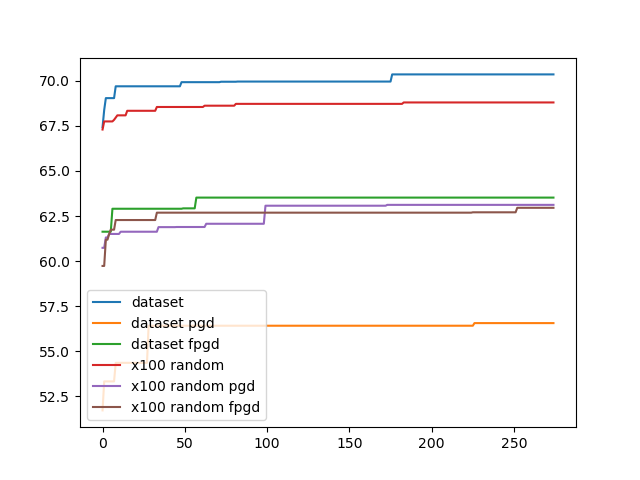

Write the Python code that produced this figure.
import os
os.environ["CUDA_VISIBLE_DEVICES"] = "0"
os.environ["TF_FORCE_GPU_ALLOW_GROWTH"] = "true"
os.environ['TF_CPP_MIN_LOG_LEVEL'] = '3'  # or any {'0', '1', '2'}

import numpy as np
import tensorflow as tf
import imageio
import matplotlib.pyplot as plt

from tensorflow.keras.layers import Dense, Flatten, Conv2D
from tensorflow.keras import Model
from tensorflow.keras.models import model_from_json
from ITNE_CROWN.itnecrown_NeurNet import NeurNet

def load_model(fname='2c2d_reg_1e_2_0'):
    netname = 'model_mnist_'+fname
    json_filename = '../data/model/' + netname + '.json'
    json_file = open(json_filename, 'r')
    loaded_model_json = json_file.read()
    json_file.close()
    dnn_model = model_from_json(loaded_model_json)
    # load weights into new model
    dnn_model.load_weights('../data/model/' + netname + '.h5')
    return dnn_model

def build_dataset():
    mnist = tf.keras.datasets.mnist

    (x_train, y_train), (x_test, y_test) = mnist.load_data()
    x_train, x_test = x_train / 255.0, x_test / 255.0
    # y_train, y_test = y_train % 2, y_test % 2

    # Add a channels dimension
    x_train = x_train[..., tf.newaxis].astype("float32")
    x_test = x_test[..., tf.newaxis].astype("float32")

    train_ds = tf.data.Dataset.from_tensor_slices(
        # (x_train, y_train)).batch(128)
        (x_train, y_train)).shuffle(10000).batch(256)

    test_ds = tf.data.Dataset.from_tensor_slices((x_test, y_test)).batch(256)
    return train_ds, test_ds

class histogram:
    def __init__(self, offset, width, n_bins, threshold=None) -> None:
        self.offset = offset
        self.width = width
        self.n_bins = n_bins
        self.n = 0
        self.hist = np.zeros(n_bins)
        self.below = 0
        self.above = 0
        self.max_val = -np.inf
        self.threshold = threshold
        self.large_grad_samples = []

    def update(self, vars: np.ndarray, samples):
        vars = vars.flatten()
        idxs = np.floor((vars - self.offset) / self.width).astype(int)
        # for i, v in zip(idxs, vars):
        for j in range(len(vars)):
            i = idxs[j]
            v = vars[j]
            if i < 0:
                self.below += 1
            elif i >= self.n_bins:
                self.above += 1
            else:
                self.hist[i] += 1
            self.n += 1
            self.max_val = max(self.max_val, v)
            if self.threshold is not None and v > self.threshold:
                self.large_grad_samples.append(samples[j])

    @property
    def max(self):
        return self.max_val

    @property
    def below_percentage(self):
        return self.below/self.n

    @property
    def above_percentage(self):
        return self.above/self.n

    def percentage_over(self, bound):
        return self.over(bound) / self.n
    
    def over(self, bound):
        res = 0
        for i in range(int((bound - self.offset)//self.width), self.n_bins):
            res += self.hist[i]
        res += self.above
        return res

    def plot(self, label):
        xs = self.offset + self.width/2 + self.width * np.arange(self.n_bins)
        probs = self.hist / (self.n * self.width)
        plt.plot(xs, probs, label=label)

    def globRobust_violate_rate(self, itne_nn: NeurNet):
        count = 0
        eps = 2/255
        diff_lb = diff_ub = None
        max_gr_grad = 0
        for sample in self.large_grad_samples:
            sample = sample.numpy()
            
            input_lb = np.clip(sample - 2*eps, 0.0, 1.0)
            input_ub = np.clip(sample + 2*eps, 0.0, 1.0)
            if diff_lb is None:
                diff_lb = -eps * np.ones_like(input_lb)
                diff_ub = eps * np.ones_like(input_lb)

            itne_nn.setupBounds(input_lb, input_ub, diff_lb, diff_ub)
            _, _, dlb, dub, _, _, _, _ = itne_nn.bound_backward()
            dlb, dub = dlb.numpy(), dub.numpy()
            gr_grads = np.abs(np.concatenate((dlb, dub))) / eps
            max_gr_grad = max(max_gr_grad, max(gr_grads))
            if (gr_grads > self.threshold).any():
                count += 1
            print('>', end='', flush=True)
        print('max output variation / delta =', max_gr_grad)
        return count / len(self.large_grad_samples)


def random_sample(model, train_ds, test_ds, input_lb, input_ub, 
                  data_from='dataset', 
                  grad_type='gradient', 
                  random_multiplier=100, 
                  threshold=None,
                  fairness_index=-1 # feature index to evaluate fairness (for multi-dim feature map, this is the index after flatten.)
                  ):

    print('mnist sample:', data_from, grad_type)

    input_diff = input_ub - input_lb

    def get_gradient(images):
        if fairness_index < 0:
            return get_jacobian(images)
        else:
            return get_fairness_jacobian(images)

    @tf.function
    def get_jacobian(images):
        with tf.GradientTape() as tape:
            tape.watch(images)
            predictions = model(images)

        # Get the gradients of the loss w.r.t to the input image.
        jacobian = tape.batch_jacobian(predictions, images)
        shape = [i for i in jacobian.shape[:2]] + [-1]
        jacobian = tf.reshape(jacobian, shape)
        return tf.norm(jacobian, ord=np.inf, axis=[-2,-1])

    @tf.function
    def get_fairness_jacobian(images):
        with tf.GradientTape() as tape:
            tape.watch(images)
            predictions = model(images)

        # Get the gradients of the loss w.r.t to the input image.
        jacobian = tape.batch_jacobian(predictions, images)
        shape = [i for i in jacobian.shape[:2]] + [-1]
        jacobian = tf.reshape(jacobian, shape)
        return tf.norm(jacobian[:, :, fairness_index], ord=np.inf, axis=-1)

    @tf.function
    def free_pgd(images, eps):
        delta = (tf.random.uniform(images.shape) - 0.5) * 2 * eps

        rate = 1e-1
        steps = 200
        for i in range(steps):
            with tf.GradientTape() as tape:
                tape.watch(images)
                tape.watch(delta)
                diff = model(images + delta) - model(images)
                loss = tf.reduce_mean(tf.abs(diff))

            # Get the gradients of the loss w.r.t to the input image.
            grad, delta_grad = tape.gradient(loss, [images, delta])
            signed_grad = tf.sign(grad)
            images = images + rate * eps * signed_grad * 0.2
            images = tf.clip_by_value(images, 0, 1)
            signed_grad = tf.sign(delta_grad)
            delta = delta + rate * eps * signed_grad
            delta = tf.clip_by_value(delta, -eps, eps)
        diff = model(images + delta) - model(images)
        return tf.norm(diff, ord=np.inf, axis=-1) / eps

    @tf.function
    def pgd(images, eps):
        delta = (tf.random.uniform(images.shape) - 0.5) * 2 * eps

        rate = 1e-1
        steps = 50
        for i in range(steps):
            with tf.GradientTape() as tape:
                tape.watch(delta)
                diff = model(images + delta) - model(images)
                loss = tf.reduce_mean(tf.abs(diff))

            # Get the gradients of the loss w.r.t to the input image.
            delta_grad = tape.gradient(loss, delta)
            signed_grad = tf.sign(delta_grad)
            delta = delta + rate * eps * signed_grad
            delta = tf.clip_by_value(delta, -eps, eps)
        diff = model(images + delta) - model(images)
        return tf.norm(diff, ord=np.inf, axis=-1) / eps

    hist = histogram(50, 0.1, 200, threshold)
    max_grads = []

    for train_images, _ in train_ds:
        if data_from == 'dataset':
            if grad_type == 'gradient':
                grad = get_gradient(train_images)
            elif grad_type == 'pgd':
                grad = pgd(train_images, 2/255)
            else:   # free PGD
                grad = free_pgd(train_images, 2/255)
            hist.update(grad.numpy(), train_images)
        else:   # random
            for _ in range(random_multiplier):
                random_images = input_diff * tf.random.uniform(train_images.shape) + input_lb
                if grad_type == 'gradient':
                    grad = get_gradient(random_images)
                elif grad_type == 'pgd':
                    grad = pgd(random_images, 2/255)
                else:   # free PGD
                    grad = free_pgd(random_images, 2/255)
                hist.update(grad.numpy(), random_images)

        print('.', end='', flush=True)
        max_grads.append(hist.max)

    for test_images, _ in test_ds:
        if data_from == 'dataset':
            if grad_type == 'gradient':
                grad = get_gradient(test_images)
            elif grad_type == 'pgd':
                grad = pgd(test_images, 2/255)
            else:   # free PGD
                grad = free_pgd(test_images, 2/255)
            hist.update(grad.numpy(), test_images)
        else:   # random
            for _ in range(random_multiplier):
                random_images = input_diff * tf.random.uniform(test_images.shape) + input_lb
                if grad_type == 'gradient':
                    grad = get_gradient(random_images)
                elif grad_type == 'pgd':
                    grad = pgd(random_images, 2/255)
                else:   # free PGD
                    grad = free_pgd(random_images, 2/255)
                hist.update(grad.numpy(), random_images)

        print('.', end='', flush=True)
        max_grads.append(hist.max)

    print()
    return hist, max_grads

def comparison(model, random_multiplier=100):
    train_ds, test_ds = build_dataset()
    input_lb = imageio.imread("../data/mnist_lb.png") / 255.0
    input_ub = imageio.imread("../data/mnist_ub.png") / 255.0
    input_lb = input_lb[..., tf.newaxis].astype("float32")
    input_ub = input_ub[..., tf.newaxis].astype("float32")
    hist_ds, max_ds_grads = random_sample(model, train_ds, test_ds, input_lb, input_ub, data_from='dataset', grad_type='gradient')
    hist_ds_pgd, max_ds_pgd_grads = random_sample(model, train_ds, test_ds, input_lb, input_ub, data_from='dataset', grad_type='pgd')
    hist_ds_fpgd, max_ds_fpgd_grads = random_sample(model, train_ds, test_ds, input_lb, input_ub, data_from='dataset', grad_type='fpgd')
    hist_rd, max_rd_grads = random_sample(
        model, train_ds, test_ds, input_lb, input_ub, data_from='random', grad_type='gradient', random_multiplier=random_multiplier)
    hist_rd_pgd, max_rd_pgd_grads = random_sample(
        model, train_ds, test_ds, input_lb, input_ub, data_from='random', grad_type='pgd', random_multiplier=random_multiplier)
    hist_rd_fpgd, max_rd_fpgd_grads = random_sample(
        model, train_ds, test_ds, input_lb, input_ub, data_from='random', grad_type='fpgd', random_multiplier=random_multiplier)
    print(hist_ds.max, hist_ds_pgd.max, hist_ds_fpgd.max, hist_rd.max, hist_rd_pgd.max, hist_rd_fpgd.max)
    print("Over 65:", hist_ds.over(65), hist_ds_pgd.over(65), hist_ds_fpgd.over(65), hist_rd.over(65), hist_rd_pgd.over(65), hist_rd_fpgd.over(65))
    print("Over 67:", hist_ds.over(67), hist_ds_pgd.over(67), hist_ds_fpgd.over(67), hist_rd.over(67), hist_rd_pgd.over(67), hist_rd_fpgd.over(67))
    print("Over 69:", hist_ds.over(69), hist_ds_pgd.over(69), hist_ds_fpgd.over(69), hist_rd.over(69), hist_rd_pgd.over(69), hist_rd_fpgd.over(69))

    plt.figure()
    plt.plot(max_ds_grads, label='dataset')
    plt.plot(max_rd_grads, label=f'x{random_multiplier} random')
    plt.plot(max_ds_pgd_grads, label='dataset pgd')
    plt.plot(max_ds_fpgd_grads, label='dataset fpgd')
    plt.plot(max_rd_pgd_grads, label=f'x{random_multiplier} random pgd')
    plt.plot(max_rd_fpgd_grads, label=f'x{random_multiplier} random fpgd')
    plt.legend()
    plt.savefig(f'mnist_sample_x{random_multiplier}.png')

    plt.figure()
    hist_ds.plot('dataset')
    hist_rd.plot(f'x{random_multiplier} random')
    hist_ds_pgd.plot('dataset pgd')
    hist_ds_fpgd.plot('dataset fpgd')
    hist_rd_pgd.plot(f'x{random_multiplier} random pgd')
    hist_rd_fpgd.plot(f'x{random_multiplier} random fpgd')
    plt.legend()
    plt.savefig(f'mnist_sample_x{random_multiplier}_probs.png')

def globRobust_violation_rate(model, desire_grad=65, random_multiplier=100):
    train_ds, test_ds = build_dataset()
    input_lb = imageio.imread("../data/mnist_lb.png") / 255.0
    input_ub = imageio.imread("../data/mnist_ub.png") / 255.0
    input_lb = input_lb[..., tf.newaxis].astype("float32")
    input_ub = input_ub[..., tf.newaxis].astype("float32")
    test_NN = NeurNet(model.name, alpha=True)
    test_NN.setupNNfromTFmodel(model)
    hist_ds, _ = random_sample(model, train_ds, test_ds, input_lb, input_ub, data_from='dataset', grad_type='gradient', threshold=desire_grad)
    print(hist_ds.globRobust_violate_rate(test_NN))
    # hist_rd, _ = random_sample(model, train_ds, test_ds, input_lb, input_ub, data_from='random', grad_type='gradient', threshold=desire_grad)

def test_fairness_index(model):
    train_ds, test_ds = build_dataset()
    input_lb = imageio.imread("../data/mnist_lb.png") / 255.0
    input_ub = imageio.imread("../data/mnist_ub.png") / 255.0
    input_lb = input_lb[..., tf.newaxis].astype("float32")
    input_ub = input_ub[..., tf.newaxis].astype("float32")
    test_NN = NeurNet(model.name, alpha=True)
    test_NN.setupNNfromTFmodel(model)
    hist_ds, _ = random_sample(model, train_ds, test_ds, input_lb, input_ub, data_from='dataset', grad_type='gradient')
    print("max jacobian norm:", hist_ds.max)
    hist_ds, _ = random_sample(model, train_ds, test_ds, input_lb, input_ub, data_from='dataset', grad_type='gradient', fairness_index=12)
    print("max gradient norm for index 12:", hist_ds.max)
    hist_ds, _ = random_sample(model, train_ds, test_ds, input_lb, input_ub, data_from='dataset', grad_type='gradient', fairness_index=132)
    print("max gradient norm for index 132:", hist_ds.max)

if __name__ == '__main__':
    model = load_model()
    # comparison(model, 20)
    # globRobust_violation_rate(model, 69)
    test_fairness_index(model)